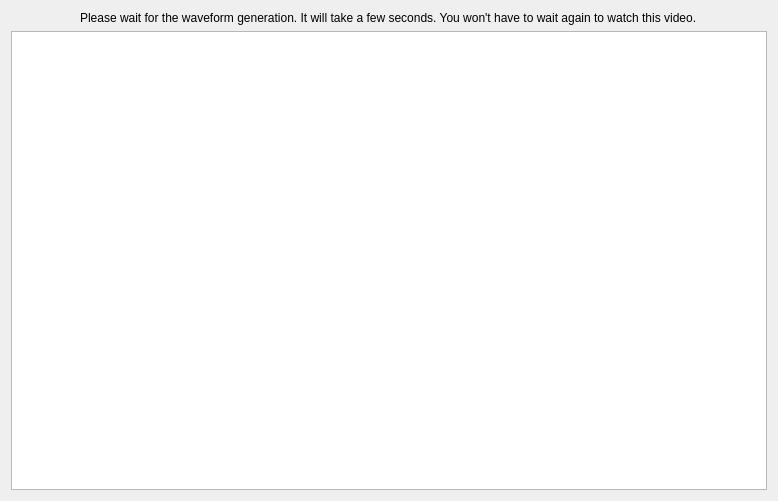
<?xml version="1.0" encoding="UTF-8"?>
<ui version="4.0">
 <class>WaitingDialog</class>
 <widget class="QDialog" name="WaitingDialog">
  <property name="windowModality">
   <enum>Qt::NonModal</enum>
  </property>
  <property name="geometry">
   <rect>
    <x>0</x>
    <y>0</y>
    <width>778</width>
    <height>501</height>
   </rect>
  </property>
  <property name="windowTitle">
   <string/>
  </property>
  <layout class="QVBoxLayout" name="verticalLayout">
   <item alignment="Qt::AlignHCenter">
    <widget class="QLabel" name="label">
     <property name="text">
      <string>Please wait for the waveform generation. It will take a few seconds. You won't have to wait again to watch this video.</string>
     </property>
    </widget>
   </item>
   <item>
    <widget class="QPlainTextEdit" name="edtInfo">
     <property name="undoRedoEnabled">
      <bool>false</bool>
     </property>
     <property name="lineWrapMode">
      <enum>QPlainTextEdit::NoWrap</enum>
     </property>
     <property name="textInteractionFlags">
      <set>Qt::TextSelectableByKeyboard|Qt::TextSelectableByMouse</set>
     </property>
    </widget>
   </item>
  </layout>
 </widget>
 <resources/>
 <connections/>
</ui>
